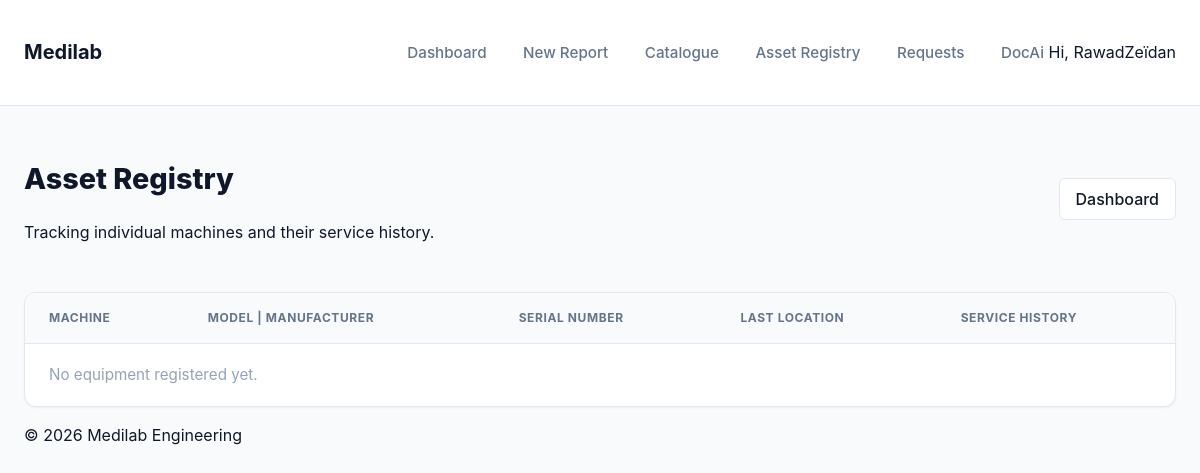
The app's page /registry/ (signed in), older data.
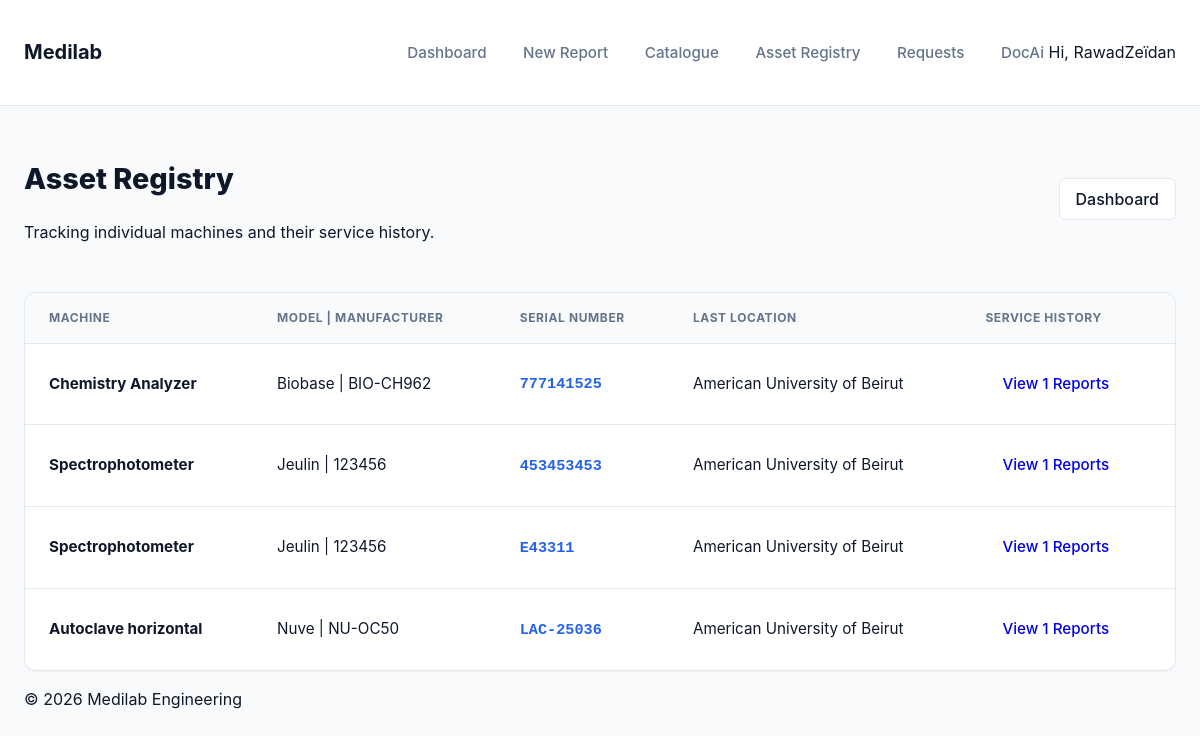
The same page, newer data.
### core/models.py (models this page shows, shortened)
class Equipment(models.Model):
    product = models.ForeignKey(Product, on_delete=models.CASCADE, related_name='instances')
    serial_number = models.CharField(max_length=255)
    current_facility = models.CharField(max_length=255, blank=True, null=True)
    current_location = models.CharField(max_length=255, blank=True, null=True)
    installation_date = models.DateField(blank=True, null=True)
    notes = models.TextField(blank=True, null=True)
    class Meta:
        unique_together = [['product', 'serial_number']]
        verbose_name_plural = "Equipment Registry"
        ordering = ['product', 'serial_number']

class Product(models.Model):
    name = models.CharField(max_length=255)
    category = models.CharField(max_length=255)
    manufacturer = models.CharField(max_length=255)
    model = models.CharField(max_length=255)
    notes = models.TextField(blank=True, null=True)
    class Meta:
        unique_together = [['manufacturer', 'model']]
        ordering = ['manufacturer', 'model']

### core/views.py (the view)
# urls.py: path('registry/', EquipmentListView.as_view(), name='equipment_list'),
class EquipmentListView(LoginRequiredMixin, ListView):
    model = Equipment
    template_name = 'core/equipment_list.html'
    context_object_name = 'equipments'

### templates/core/equipment_list.html (shortened to what this page needs)
{% extends 'base.html' %}
{% block content %}
<div class="page-header-actions">
    <div>
        <h1 class="page-title">Asset Registry</h1>
        <p class="text-muted">Tracking individual machines and their service history.</p>
    </div>
    <div class="action-btn-group">
        <a href="{% url 'dashboard' %}" class="btn btn-secondary">Dashboard</a>
    </div>
</div>
<div class="card" style="padding: 0; overflow: hidden;">
    <div class="table-responsive">
        <table class="modern-table">
            <thead>
                <tr>
                    <th>Machine</th>
                    <th>Model | Manufacturer</th>
                    <th>Serial Number</th>
                    <th>Last Location</th>
                    <th>Service History</th>
                </tr>
            </thead>
            <tbody>
                {% for eq in equipments %}
                <tr>
                    <td>
                        <div style="font-weight: 700; color: #0f172a;">{{ eq.product.name }}</div>
                    </td>
                    <td>{{ eq.product.manufacturer }} | {{ eq.product.model }}</td>
                    <td><span style="font-family: monospace; font-weight: 600; color: var(--primary-color);">{{ eq.serial_number }}</span></td>
                    <td>{{ eq.current_facility|default:"-" }}</td>
                    <td>
                        <a href="{% url 'dashboard' %}?q={{ eq.serial_number }}" class="btn btn-sm btn-outline-secondary">View {{ eq.service_history.count }} Reports</a>
                    </td>
                </tr>
                {% empty %}
                <tr>
                    <td colspan="5" class="text-center py-5">
                        <div style="color: #94a3b8;">No equipment registered yet.</div>
                    </td>
                </tr>
                {% endfor %}
            </tbody>
        </table>
    </div>
</div>
{% endblock %}

Row changes from the older to the newer data that the page shows:
added Equipment: product.name "Chemistry Analyzer", product.manufacturer "Biobase", product.model "BIO-CH962", serial_number "777141525", current_facility "American University of Beirut", service_history.count "1"
added Equipment: product.name "Spectrophotometer", product.manufacturer "Jeulin", product.model "123456", serial_number "453453453", current_facility "American University of Beirut", service_history.count "1"
added Equipment: product.name "Spectrophotometer", product.manufacturer "Jeulin", product.model "123456", serial_number "E43311", current_facility "American University of Beirut", service_history.count "1"
added Equipment: product.name "Autoclave horizontal", product.manufacturer "Nuve", product.model "NU-OC50", serial_number "LAC-25036", current_facility "American University of Beirut", service_history.count "1"
Text that changed along with them:
text no longer shown: "No equipment registered yet."
